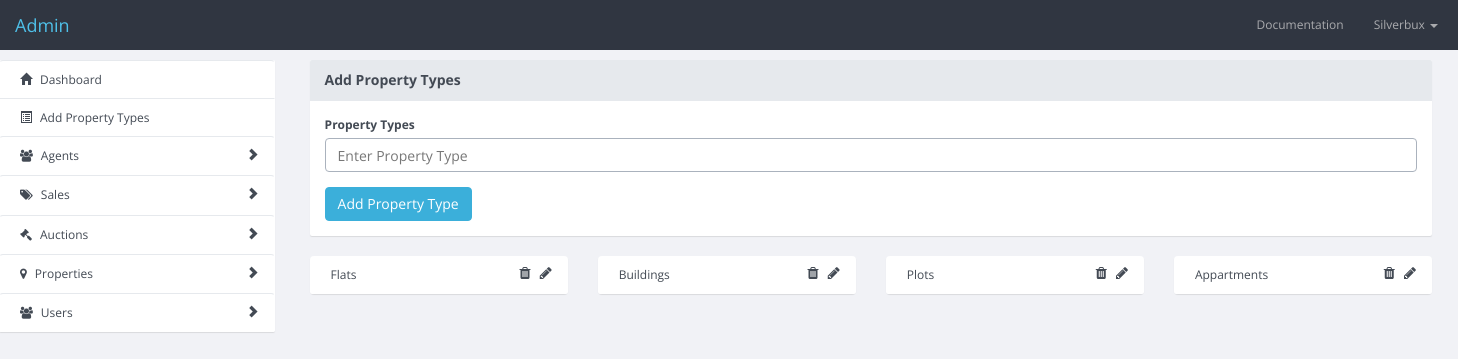
Page /admin/propertytypes.php (signed in) on the committed database.
### tables this page shows
CREATE TABLE IF NOT EXISTS `property_types` (
  `id` int(11) NOT NULL AUTO_INCREMENT,
  `property_type` text NOT NULL,
  PRIMARY KEY (`id`)
);

### libs/Functions.php (called while the page is built, shortened)
<?php
require_once ('DbConnection.php');
class Functions extends DbConnection {
public function getAllPropertyTypes() {
	$query = "SELECT * FROM property_types";
	$output = $this->getData($query);
	return $output;
}
public function changeToNewPassword($loginid,$table,$email,$mailverification) { ?>
<?php }
} ?>

### libs/DbConnection.php (called while the page is built, shortened)
<?php
class DbConnection {
    private $_host = "localhost";
    private $_username = "root";
    private $_password = "";
    private $_database = "pro_realestate";
    public $connection;
    function __construct() {
        $this->connection = new mysqli($this->_host, $this->_username, $this->_password, $this->_database);
    }
    public function getData($query) {
        $result = $this->connection->query($query) or die(mysqli_error($this->connection));
        return mysqli_fetch_all($result, MYSQLI_ASSOC);
    }
}

### admin/propertytypes.php (the view, shortened to what this page needs)
<?php
include './includes/header.php';
?>
                <div class="content-row">
                  <div class="panel panel-default">
                    <div class="panel-heading">
                      <div class="panel-title"><b>Add Property Types</b>
                      </div>
                    </div>
								    <div class="panel-body">
                      <form action="../actions.php?action=addPropertyType" method="post" enctype="multipart/form-data">
												<div class="form-group">
                          <label>Property  Types</label>
                          <input required type="text" class="form-control" name='propertytype' placeholder="Enter Property Type">
                        </div>
                        <button type="submit" class="btn btn-primary">Add Property Type</button>
                      </form>
                    </div>
                  </div>
                </div>
								<?php
								$allpropertytypes = $functions->getAllPropertyTypes();
								foreach($allpropertytypes as $propertytypes){
									$id = $propertytypes['id'];
									$type = $propertytypes['property_type'];
								 ?>
								<div class="col-xs-3">
									<ul class="list-group"><li class="list-group-item">
										<?=$type?>
 										<i class='fa fa-pencil pull-right editPropType' data style="font-size:14px" data-toggle="modal" data-target='#editTypeModal' data-id='<?=$id?>' data-ptype='<?=$type?>'></i>
										<i class='fa fa-trash pull-right delPropType' style="font-size:14px;margin-right:5px" data-toggle="modal" data-target='#delTypeModal' data-id='<?=$id?>'></i>
									</li></ul>
								</div>
<?php } ?>
    <?php include './includes/footer.php'; ?>

### assets/css/custom.css (style rules this page uses)
.fa { cursor: pointer; transition: all 0.25s ease-in-out; }

### rows in the picture
property_types: property_type "Flats"
property_types: property_type "Buildings"
property_types: property_type "Plots"
property_types: property_type "Appartments"
